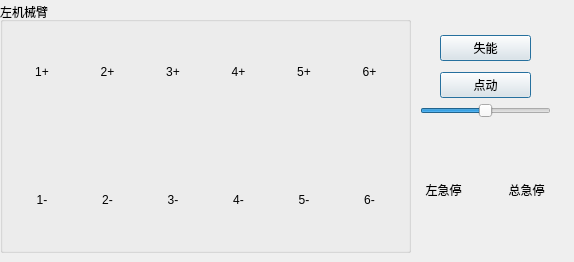
    <widget class="QWidget" name="tab_11">
     <attribute name="title">
      <string>左臂关节空间</string>
     </attribute>
     <widget class="QGroupBox" name="groupBox_7">
      <property name="geometry">
       <rect>
        <x>0</x>
        <y>2</y>
        <width>411</width>
        <height>251</height>
       </rect>
      </property>
      <property name="title">
       <string>左机械臂</string>
      </property>
      <layout class="QHBoxLayout" name="horizontalLayout_36">
       <item>
        <layout class="QGridLayout" name="gridLayout_9">
         <item row="0" column="1">
          <widget class="QLabel" name="label_45">
           <property name="text">
            <string>2+</string>
           </property>
           <property name="alignment">
            <set>Qt::AlignCenter</set>
           </property>
          </widget>
         </item>
         <item row="0" column="0">
          <widget class="QLabel" name="label_46">
           <property name="text">
            <string>1+</string>
           </property>
           <property name="alignment">
            <set>Qt::AlignCenter</set>
           </property>
          </widget>
         </item>
         <item row="1" column="0">
          <widget class="QPushButton" name="Arm_L_1_posi">
           <property name="styleSheet">
            <string notr="true">border:none</string>
           </property>
           <property name="text">
            <string/>
           </property>
           <property name="icon">
            <iconset resource="../resources/resources.qrc">
             <normaloff>:/imgs/up.png</normaloff>:/imgs/up.png</iconset>
           </property>
           <property name="iconSize">
            <size>
             <width>48</width>
             <height>48</height>
            </size>
           </property>
          </widget>
         </item>
         <item row="2" column="0">
          <widget class="QPushButton" name="Arm_L_1_nega">
           <property name="styleSheet">
            <string notr="true">border:none</string>
           </property>
           <property name="text">
            <string/>
           </property>
           <property name="icon">
            <iconset resource="../resources/resources.qrc">
             <normaloff>:/imgs/down.png</normaloff>:/imgs/down.png</iconset>
           </property>
           <property name="iconSize">
            <size>
             <width>48</width>
             <height>48</height>
            </size>
           </property>
          </widget>
         </item>
         <item row="3" column="0">
          <widget class="QLabel" name="label_47">
           <property name="text">
            <string>1-</string>
           </property>
           <property name="alignment">
            <set>Qt::AlignCenter</set>
           </property>
          </widget>
         </item>
         <item row="0" column="2">
          <widget class="QLabel" name="label_48">
           <property name="text">
            <string>3+</string>
           </property>
           <property name="alignment">
            <set>Qt::AlignCenter</set>
           </property>
          </widget>
         </item>
         <item row="3" column="2">
          <widget class="QLabel" name="label_49">
           <property name="text">
            <string>3-</string>
           </property>
           <property name="alignment">
            <set>Qt::AlignCenter</set>
           </property>
          </widget>
         </item>
         <item row="3" column="1">
          <widget class="QLabel" name="label_50">
           <property name="text">
            <string>2-</string>
           </property>
           <property name="alignment">
            <set>Qt::AlignCenter</set>
           </property>
          </widget>
         </item>
         <item row="3" column="4">
          <widget class="QLabel" name="label_51">
           <property name="text">
            <string>5-</string>
           </property>
           <property name="alignment">
            <set>Qt::AlignCenter</set>
           </property>
          </widget>
         </item>
         <item row="3" column="3">
          <widget class="QLabel" name="label_52">
           <property name="text">
            <string>4-</string>
           </property>
           <property name="alignment">
            <set>Qt::AlignCenter</set>
           </property>
          </widget>
         </item>
         <item row="0" column="5">
          <widget class="QLabel" name="label_53">
           <property name="text">
            <string>6+</string>
           </property>
           <property name="alignment">
            <set>Qt::AlignCenter</set>
           </property>
          </widget>
         </item>
         <item row="3" column="5">
          <widget class="QLabel" name="label_54">
           <property name="text">
            <string>6-</string>
           </property>
           <property name="alignment">
            <set>Qt::AlignCenter</set>
           </property>
          </widget>
         </item>
         <item row="0" column="3">
          <widget class="QLabel" name="label_55">
           <property name="text">
            <string>4+</string>
           </property>
           <property name="alignment">
            <set>Qt::AlignCenter</set>
           </property>
          </widget>
         </item>
         <item row="0" column="4">
          <widget class="QLabel" name="label_56">
           <property name="text">
            <string>5+</string>
           </property>
           <property name="alignment">
            <set>Qt::AlignCenter</set>
           </property>
          </widget>
         </item>
         <item row="1" column="1">
          <widget class="QPushButton" name="Arm_L_2_posi">
           <property name="styleSheet">
            <string notr="true">border:none</string>
           </property>
           <property name="text">
            <string/>
           </property>
           <property name="icon">
            <iconset resource="../resources/resources.qrc">
             <normaloff>:/imgs/up.png</normaloff>:/imgs/up.png</iconset>
           </property>
           <property name="iconSize">
            <size>
             <width>48</width>
             <height>48</height>
            </size>
           </property>
          </widget>
         </item>
         <item row="2" column="1">
          <widget class="QPushButton" name="Arm_L_2_nega">
           <property name="styleSheet">
            <string notr="true">border:none</string>
           </property>
           <property name="text">
            <string/>
           </property>
           <property name="icon">
            <iconset resource="../resources/resources.qrc">
             <normaloff>:/imgs/down.png</normaloff>:/imgs/down.png</iconset>
           </property>
           <property name="iconSize">
            <size>
             <width>48</width>
             <height>48</height>
            </size>
           </property>
          </widget>
         </item>
         <item row="1" column="2">
          <widget class="QPushButton" name="Arm_L_3_posi">
           <property name="styleSheet">
            <string notr="true">border:none</string>
           </property>
           <property name="text">
            <string/>
           </property>
           <property name="icon">
            <iconset resource="../resources/resources.qrc">
             <normaloff>:/imgs/up.png</normaloff>:/imgs/up.png</iconset>
           </property>
           <property name="iconSize">
            <size>
             <width>48</width>
             <height>48</height>
            </size>
           </property>
          </widget>
         </item>
         <item row="2" column="2">
          <widget class="QPushButton" name="Arm_L_3_nega">
           <property name="styleSheet">
            <string notr="true">border:none</string>
           </property>
           <property name="text">
            <string/>
           </property>
           <property name="icon">
            <iconset resource="../resources/resources.qrc">
             <normaloff>:/imgs/down.png</normaloff>:/imgs/down.png</iconset>
           </property>
           <property name="iconSize">
            <size>
             <width>48</width>
             <height>48</height>
            </size>
           </property>
          </widget>
         </item>
         <item row="1" column="3">
          <widget class="QPushButton" name="Arm_L_4_posi">
           <property name="styleSheet">
            <string notr="true">border:none</string>
           </property>
           <property name="text">
            <string/>
           </property>
           <property name="icon">
            <iconset resource="../resources/resources.qrc">
             <normaloff>:/imgs/up.png</normaloff>:/imgs/up.png</iconset>
           </property>
           <property name="iconSize">
            <size>
             <width>48</width>
             <height>48</height>
            </size>
           </property>
          </widget>
         </item>
         <item row="2" column="3">
          <widget class="QPushButton" name="Arm_L_4_nega">
           <property name="styleSheet">
            <string notr="true">border:none</string>
           </property>
           <property name="text">
            <string/>
           </property>
           <property name="icon">
            <iconset resource="../resources/resources.qrc">
             <normaloff>:/imgs/down.png</normaloff>:/imgs/down.png</iconset>
           </property>
           <property name="iconSize">
            <size>
             <width>48</width>
             <height>48</height>
            </size>
           </property>
          </widget>
         </item>
         <item row="1" column="4">
          <widget class="QPushButton" name="Arm_L_5_posi">
           <property name="styleSheet">
            <string notr="true">border:none</string>
           </property>
           <property name="text">
            <string/>
           </property>
           <property name="icon">
            <iconset resource="../resources/resources.qrc">
             <normaloff>:/imgs/up.png</normaloff>:/imgs/up.png</iconset>
           </property>
           <property name="iconSize">
            <size>
             <width>48</width>
             <height>48</height>
            </size>
           </property>
          </widget>
         </item>
         <item row="2" column="4">
          <widget class="QPushButton" name="Arm_L_5_nega">
           <property name="styleSheet">
            <string notr="true">border:none</string>
           </property>
           <property name="text">
            <string/>
           </property>
           <property name="icon">
            <iconset resource="../resources/resources.qrc">
             <normaloff>:/imgs/down.png</normaloff>:/imgs/down.png</iconset>
           </property>
           <property name="iconSize">
            <size>
             <width>48</width>
             <height>48</height>
            </size>
           </property>
          </widget>
         </item>
         <item row="1" column="5">
          <widget class="QPushButton" name="Arm_L_6_posi">
           <property name="styleSheet">
            <string notr="true">border:none</string>
           </property>
           <property name="text">
            <string/>
           </property>
           <property name="icon">
            <iconset resource="../resources/resources.qrc">
             <normaloff>:/imgs/up.png</normaloff>:/imgs/up.png</iconset>
           </property>
           <property name="iconSize">
            <size>
             <width>48</width>
             <height>48</height>
            </size>
           </property>
          </widget>
         </item>
         <item row="2" column="5">
          <widget class="QPushButton" name="Arm_L_6_nega">
           <property name="styleSheet">
            <string notr="true">border:none</string>
           </property>
           <property name="text">
            <string/>
           </property>
           <property name="icon">
            <iconset resource="../resources/resources.qrc">
             <normaloff>:/imgs/down.png</normaloff>:/imgs/down.png</iconset>
           </property>
           <property name="iconSize">
            <size>
             <width>48</width>
             <height>48</height>
            </size>
           </property>
          </widget>
         </item>
        </layout>
       </item>
      </layout>
     </widget>
     <widget class="QWidget" name="gridLayoutWidget_4">
      <property name="geometry">
       <rect>
        <x>405</x>
        <y>160</y>
        <width>160</width>
        <height>80</height>
       </rect>
      </property>
      <layout class="QGridLayout" name="gridLayout_12">
       <item row="1" column="1">
        <widget class="QPushButton" name="Arm_Stop_All_5">
         <property name="styleSheet">
          <string notr="true">border:none</string>
         </property>
         <property name="text">
          <string/>
         </property>
         <property name="icon">
          <iconset resource="../resources/resources.qrc">
           <normaloff>:/imgs/stop_off.png</normaloff>
           <normalon>:/imgs/stop.png</normalon>:/imgs/stop_off.png</iconset>
         </property>
         <property name="iconSize">
          <size>
           <width>48</width>
           <height>48</height>
          </size>
         </property>
         <property name="checkable">
          <bool>true</bool>
         </property>
        </widget>
       </item>
       <item row="1" column="0">
        <widget class="QPushButton" name="Arm_L_Joint_Stop">
         <property name="styleSheet">
          <string notr="true">border:none</string>
         </property>
         <property name="text">
          <string/>
         </property>
         <property name="icon">
          <iconset resource="../resources/resources.qrc">
           <normaloff>:/imgs/stop_off.png</normaloff>
           <normalon>:/imgs/stop.png</normalon>:/imgs/stop_off.png</iconset>
         </property>
         <property name="iconSize">
          <size>
           <width>48</width>
           <height>48</height>
          </size>
         </property>
         <property name="checkable">
          <bool>true</bool>
         </property>
        </widget>
       </item>
       <item row="0" column="1">
        <widget class="QLabel" name="EmergencyStop_7">
         <property name="text">
          <string>总急停</string>
         </property>
         <property name="alignment">
          <set>Qt::AlignCenter</set>
         </property>
        </widget>
       </item>
       <item row="0" column="0">
        <widget class="QLabel" name="EmergencyStop_8">
         <property name="text">
          <string>左急停</string>
         </property>
         <property name="alignment">
          <set>Qt::AlignCenter</set>
         </property>
        </widget>
       </item>
      </layout>
     </widget>
     <widget class="QSlider" name="Jog_Step_4">
      <property name="geometry">
       <rect>
        <x>420</x>
        <y>100</y>
        <width>131</width>
        <height>21</height>
       </rect>
      </property>
      <property name="maximum">
       <number>100</number>
      </property>
      <property name="value">
       <number>50</number>
      </property>
      <property name="orientation">
       <enum>Qt::Horizontal</enum>
      </property>
     </widget>
     <widget class="QWidget" name="verticalLayoutWidget">
      <property name="geometry">
       <rect>
        <x>440</x>
        <y>30</y>
        <width>91</width>
        <height>74</height>
       </rect>
      </property>
      <layout class="QVBoxLayout" name="verticalLayout_5">
       <item>
        <widget class="QPushButton" name="ARM1Enable_3">
         <property name="text">
          <string>失能</string>
         </property>
         <property name="checkable">
          <bool>true</bool>
         </property>
         <property name="checked">
          <bool>false</bool>
         </property>
         <property name="autoDefault">
          <bool>false</bool>
         </property>
         <property name="default">
          <bool>true</bool>
         </property>
         <property name="flat">
          <bool>false</bool>
         </property>
        </widget>
       </item>
       <item>
        <widget class="QPushButton" name="ARM_Point_Continue">
         <property name="text">
          <string>点动</string>
         </property>
         <property name="checkable">
          <bool>true</bool>
         </property>
         <property name="checked">
          <bool>false</bool>
         </property>
         <property name="autoDefault">
          <bool>false</bool>
         </property>
         <property name="default">
          <bool>true</bool>
         </property>
         <property name="flat">
          <bool>false</bool>
         </property>
        </widget>
       </item>
      </layout>
     </widget>
    </widget>
